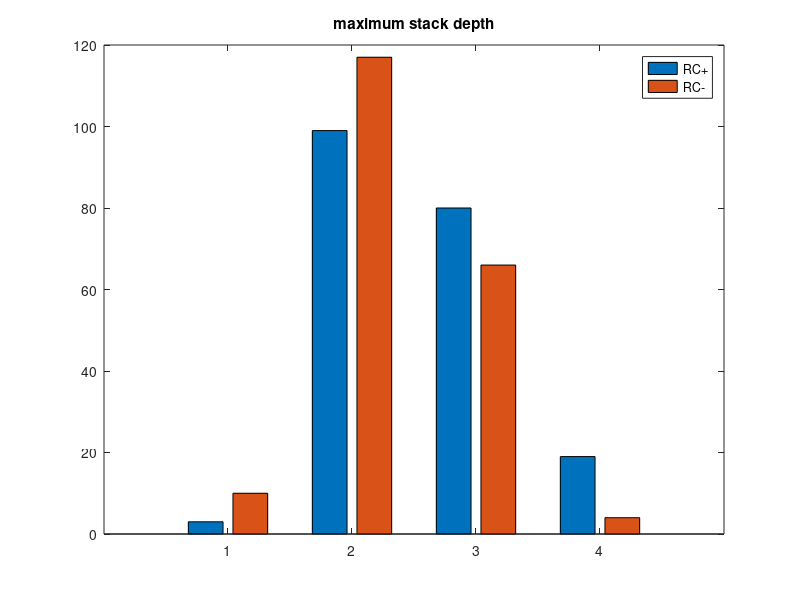
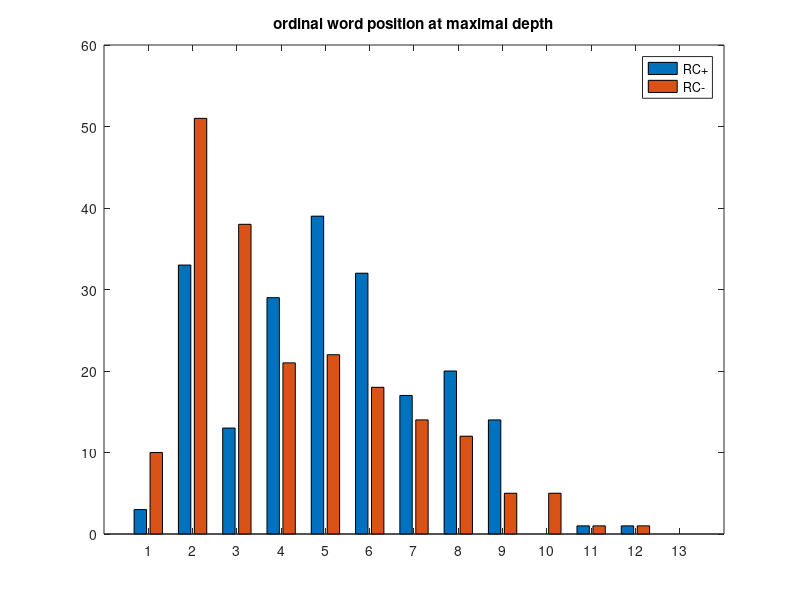

Write MATLAB code to recreate these figures, in order.
function stimuli = mous_stimuli_addstack

load mous_stimuli

ok = true(numel(stimuli),1);
for k = 1:numel(stimuli)
  if isempty(stimuli(k).id),
    ok(k) = false;
  end
end

for k = find(ok(:)')
  
  % Vorige maandag kreeg de medicus die de vreemde pokken behandelde zelf de pokken
  
  % tree = [stimuli(6).words.depind];
  % treeplot(tree)
  
  % Assumptions:
  
  % 1. Incremental input 'left to right parsing' with a push down stack store,
  %    but access throughout the stack at all steps (random access memory)-
  %    this can easily be changed to real stack properties if one is curious.
  % 2. No ambiguity, which means that at each step, it is known whether any
  %    earlier word is supposed to be inserted at that step in the final tree.
  % 3. Elements are erased/popped when inserted in the tree.
  
  % Implementational choices:
  % 1. Create depjump vector - a signed dependency jump vector,
  %    negative value means pointing to an earlier word
  % 2. Elements that will be pushed to the stack are not words but the
  %    depinds, which will simplify furhter computation (rationale not clear to JM).
  
  % create a local copy of the dependency index vector, as well as a signed
  % dependency jump
  depind  = [stimuli(k).words.depind];
  root    = depind==0;
  depjump = [stimuli(k).words.depind]-(1:stimuli(k).numwords);
  depjump(root) = 0;
  
  stack       = cell(1,numel(depjump));      % create as cell-array, because it may hold more than 1 element
  stack_depth = nan+zeros(1,numel(depjump)); % will contain the number of elements in the stack for each word
  
  % initialize for the first word
  stack{1} = depind(1);
  
  % loop over the remainder of the words
  for m = 2:stimuli(k).numwords
    % Does any of the dependency indices in the stack of the previous word
    % point to the current word?
    match = stack{m-1} == m;
    
    if any(match)
      % Erase ('pop') the matching element
      stack{m} = stack{m-1}(~match);
      
      % Nested Push if popped. Push unless root or later, i.e. if depjump_valued < 0
      if depjump(m) <= 0
        % nothing needs to be done, the Stack stays
      else
        stack{m} = [stack{m} depind(m)]; %Push
      end
      
    elseif all(~match)
      % Push unless root or later, i.e. if depjump_valued < 0
      if depjump(m) <= 0
        stack{m} = stack{m-1}; %Stack stays
      else
        stack{m} = [stack{m-1} depind(m)]; %Push
      end
    end
  end
  
  % Calculate the depth of the stack at each word
  for m = 1:numel(depjump)
    stack_depth(m) = numel(stack{m});
    
    stimuli(k).words(m).stack          = stack{m};
    stimuli(k).words(m).stack_depth    = stack_depth(m);
    stimuli(k).words(m).depjump_signed = depjump(m);
  end
  stimuli(k).stack_depth = stack_depth;
  
  % Display stack, stack depth and depjump_valued for debugging
  % stimuli(k).words.stack
  % stimuli(k).words.stack_depth
  % stimuli(k).words.depjump_valued
  
end


%%%%%%%%%%%%%%
% Next steps
%%%%%%%%%%%%%%

% Look at maximum stack depth - does it differ between RC+/RC-?
% Answer (JM): yes they are. Do:
for k = 1:numel(stimuli)
  if ~isempty(stimuli(k).id)
    [m(k,1),ix(k,1)] = max(stimuli(k).stack_depth);
  else
    m(k,1) = nan;
    ix(k,1) = nan;
  end
end
n = histc([m(1:204) m(205:408)],0.5:1:4.5);
figure;bar(1:4,n(1:4,:));
legend({'RC+';'RC-'});
title('maximum stack depth');

n = histc([ix(1:204) ix(205:408)],0.5:1:13.5);
figure;bar(1:13,n(1:13,:));
legend({'RC+';'RC-'});
title('ordinal word position at maximal depth');

% Storing non-inserted elements vs storing structure - different or same storing mechanism?

% Above, storing non-elements is formalized, but storing non-final
% structure still needs to be formalized.

% Ideas for such a formalization:

% A) Make a model where they there are separate stores.

% There can be many implementations, e.g.:
% (1) the unified object is one object
% (2) the unified object is one object, but it weighs different:
%       (2a) the number of words in the unified structure
%       (2b) the number of levels in the unified structure

% B) Make a model where they is one store. Again, either the whole
% unified object is one object, or is weight different, according to nr
% words or nr levels. So this is going to be a simple addition of the
% store of the non-inserted elements and the unified object.
